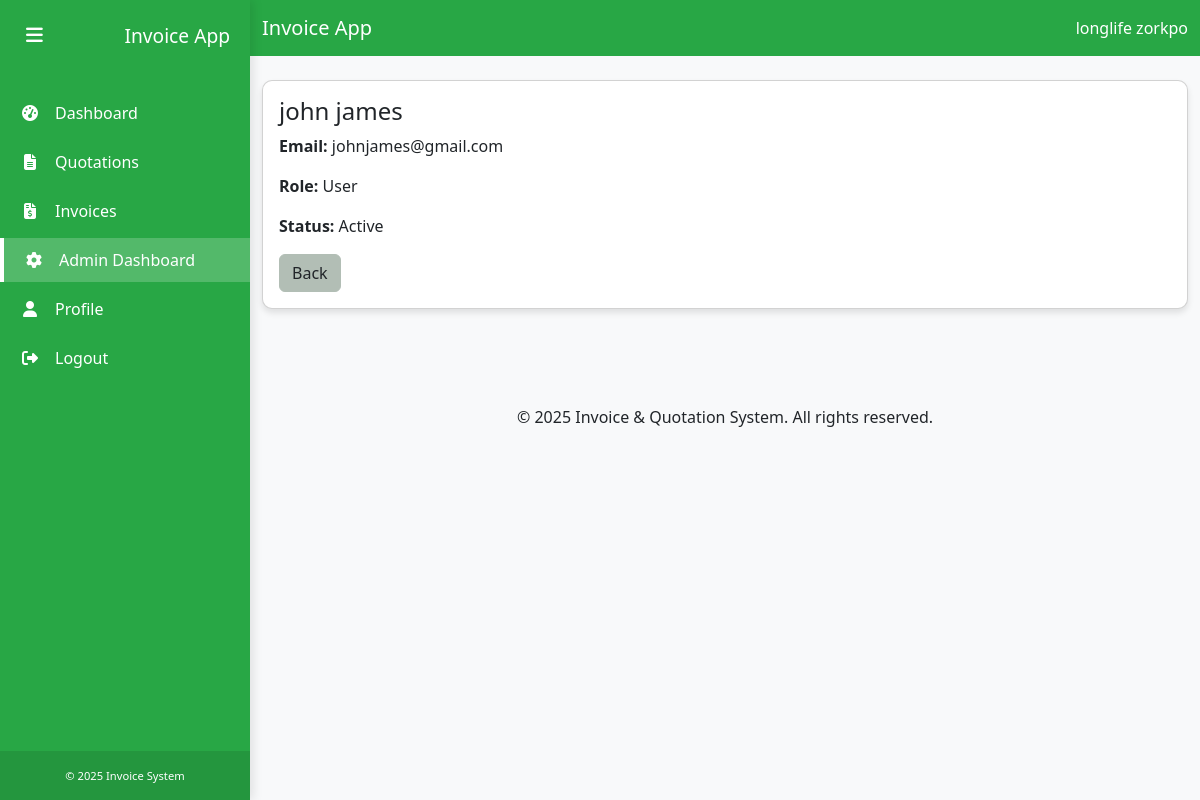
Page /admin-dashboard/users/6/ (signed in) on the committed database.
### users/models.py (models this page shows, shortened)
class CustomUser(AbstractUser):
    ROLE_CHOICES = (
        ('Admin', 'Admin'),
        ('User', 'User'),
    )
    email = models.EmailField(_('email address'), unique=True)
    role = models.CharField(max_length=10, choices=ROLE_CHOICES, default='User')
    profile_picture = models.ImageField(upload_to='profile_pics/', null=True, blank=True)
    USERNAME_FIELD = 'email'
    REQUIRED_FIELDS = ['first_name', 'last_name']
    objects = CustomUserManager()

### users/views.py (the view)
# urls.py: path('admin-dashboard/users/<int:pk>/', views.admin_user_detail, name='admin_user_detail'),
@login_required
@user_passes_test(is_staff_user)
def admin_user_detail(request, pk):
    user_obj = get_object_or_404(CustomUser, pk=pk)
    response = render(request, 'users/admin_user_detail.html', {'user_obj': user_obj})
    response['Cache-Control'] = 'no-cache, no-store, must-revalidate'
    response['Pragma'] = 'no-cache'
    response['Expires'] = '0'
    return response

### users/views.py (called while the page is built)
def is_staff_user(user):
    return user.is_staff

### templates/users/admin_user_detail.html (shortened to what this page needs)
{% extends 'base.html' %}
{% block content %}
<div class="card">
  <div class="card-body">
    <h4 class="card-title">{{ user_obj.get_full_name|default:user_obj.email }}</h4>
    <p class="card-text"><strong>Email:</strong> {{ user_obj.email }}</p>
    <p class="card-text"><strong>Role:</strong> {{ user_obj.role }}</p>
    <p class="card-text"><strong>Status:</strong> {% if user_obj.is_active %}Active{% else %}Inactive{% endif %}</p>
    <a href="{% url 'admin_dashboard' %}" class="btn btn-secondary">Back</a>
  </div>
</div>
{% endblock %}

### templates/base.html (shortened to what this page needs)
{% load static %}
<!DOCTYPE html>
<html lang="en">
<head>
    <link href="https://cdn.jsdelivr.net/npm/bootstrap@5.3.0/dist/css/bootstrap.min.css" rel="stylesheet">
    <link rel="stylesheet" href="https://cdnjs.cloudflare.com/ajax/libs/font-awesome/6.4.0/css/all.min.css">
</head>
<body>
    {% if user.is_authenticated %}
    <div class="sidebar" id="sidebar">
        <div class="sidebar-header d-flex align-items-center">
            <button class="sidebar-toggle" id="sidebarToggle">
                <i class="fas fa-bars"></i>
            </button>
            <h3 class="m-0">Invoice App</h3>
        </div>
        <ul class="sidebar-menu">
            <li>
                <a href="{% url 'dashboard' %}">
                    <i class="fas fa-tachometer-alt"></i>
                    <span>Dashboard</span>
                </a>
            </li>
            <li>
                <a href="{% url 'quotation_list' %}">
                    <i class="fas fa-file-alt"></i>
                    <span>Quotations</span>
                </a>
            </li>
            <li>
                <a href="{% url 'invoice_list' %}">
                    <i class="fas fa-file-invoice-dollar"></i>
                    <span>Invoices</span>
                </a>
            </li>
            {% if user.is_staff %}
            <li>
                <a href="{% url 'admin_dashboard' %}">
                    <i class="fas fa-cog"></i>
                    <span>Admin Dashboard</span>
                </a>
            </li>
            {% endif %}
            <li>
                <a href="{% url 'profile' %}">
                    <i class="fas fa-user"></i>
                    <span>Profile</span>
                </a>
            </li>
            <li>
                <a href="{% url 'logout' %}">
                    <i class="fas fa-sign-out-alt"></i>
                    <span>Logout</span>
                </a>
            </li>
        </ul>
        <div class="sidebar-footer">
            <small>&copy; {% now "Y" %} Invoice System</small>
        </div>
    </div>
    <div class="main-content" id="mainContent">
        <div class="top-nav">
            <nav class="navbar navbar-expand-lg navbar-dark">
                <div class="container-fluid">
                    <a class="navbar-brand d-flex align-items-center" href="/">
                        Invoice App
                    </a>
                    <div class="ms-3">
                        <span class="text-white">{{ user.get_full_name|default:user.email }}</span>
                    </div>
                </div>
            </nav>
        </div>
        <div class="container my-4">
    {% else %}
    <div class="container my-4">
    {% endif %}
        {% block content %}{% endblock %}
    </div>
    <footer class="bg-light py-4 mt-5">
        <div class="container text-center">
            <p class="mb-0">&copy; {% now "Y" %} Invoice & Quotation System. All rights reserved.</p>
        </div>
    </footer>
    <link rel="stylesheet" href="{% static 'css/sidebar.css' %}">
</body>
</html>

### static/css/sidebar.css (style rules this page uses)
.sidebar { position: fixed; top: 0; left: 0; height: 100vh; width: 250px; background-color: var(--primary-color); color: white; transition: all 0.3s; z-index: 1000; box-shadow: 3px 0 10px rgba(0, 0, 0, 0.1); overflow-y: auto; }
.sidebar-header { padding: 20px; display: flex; align-items: center; justify-content: space-between; }
.sidebar-header h3 { margin: 0; font-size: 1.2rem; white-space: nowrap; overflow: hidden; }
.sidebar-toggle { cursor: pointer; background: transparent; border: none; color: white; font-size: 1.2rem; }
.sidebar-menu { padding: 0; list-style: none; margin-top: 20px; }
.sidebar-menu li { margin-bottom: 5px; }
.sidebar-menu a { display: flex; align-items: center; padding: 10px 20px; color: white; text-decoration: none; transition: all 0.3s; }
.sidebar-menu a.active { background-color: rgba(255, 255, 255, 0.2); border-left: 4px solid white; }
.sidebar-menu i { margin-right: 15px; width: 20px; text-align: center; }
.sidebar-footer { position: absolute; bottom: 0; width: 100%; padding: 15px; background-color: rgba(0, 0, 0, 0.1); font-size: 0.8rem; text-align: center; }
.main-content { margin-left: 250px; transition: all 0.3s; min-height: 100vh; display: flex; flex-direction: column; }

### templates/base.html (style rules this page uses)
:root { --primary-color: #28a745; --secondary-color: #B2BEB5; }
body { font-family: 'Segoe UI', Tahoma, Geneva, Verdana, sans-serif; background-color: #f8f9fa; }
.btn-secondary { background-color: var(--secondary-color); border-color: var(--secondary-color); color: #212529; }
.navbar { background-color: var(--primary-color); }
.navbar-brand, .navbar-nav .nav-link { color: white; }
.card { border-radius: 10px; box-shadow: 0 4px 6px rgba(0, 0, 0, 0.1); transition: transform 0.3s ease; }

### rows in the picture
CustomUser: get_full_name "longlife zorkpo"
CustomUser: get_full_name "john james", email "johnjames@gmail.com", role "User"
